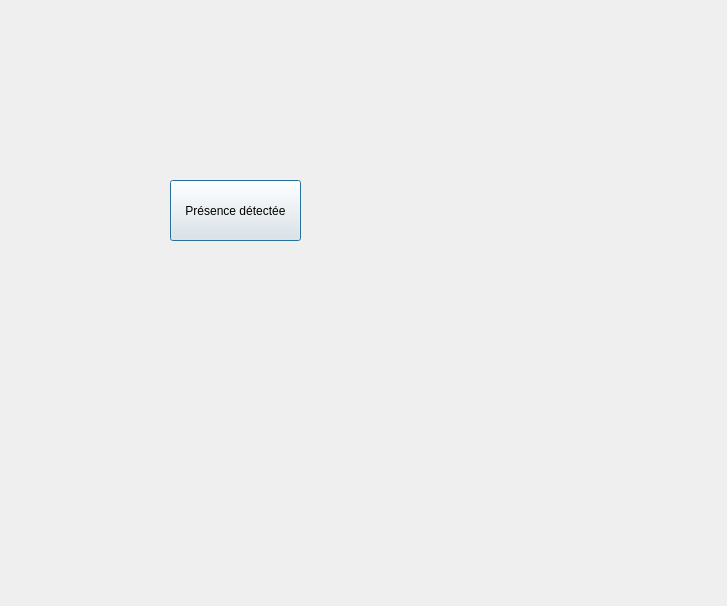
<?xml version="1.0" encoding="UTF-8"?>
<ui version="4.0">
 <class>Detecteur</class>
 <widget class="QDialog" name="Detecteur">
  <property name="geometry">
   <rect>
    <x>0</x>
    <y>0</y>
    <width>727</width>
    <height>606</height>
   </rect>
  </property>
  <property name="windowTitle">
   <string>Dialog</string>
  </property>
  <widget class="QPushButton" name="pushButtonIntrus">
   <property name="geometry">
    <rect>
     <x>170</x>
     <y>180</y>
     <width>131</width>
     <height>61</height>
    </rect>
   </property>
   <property name="text">
    <string>Présence détectée</string>
   </property>
  </widget>
 </widget>
 <resources/>
 <connections/>
</ui>
